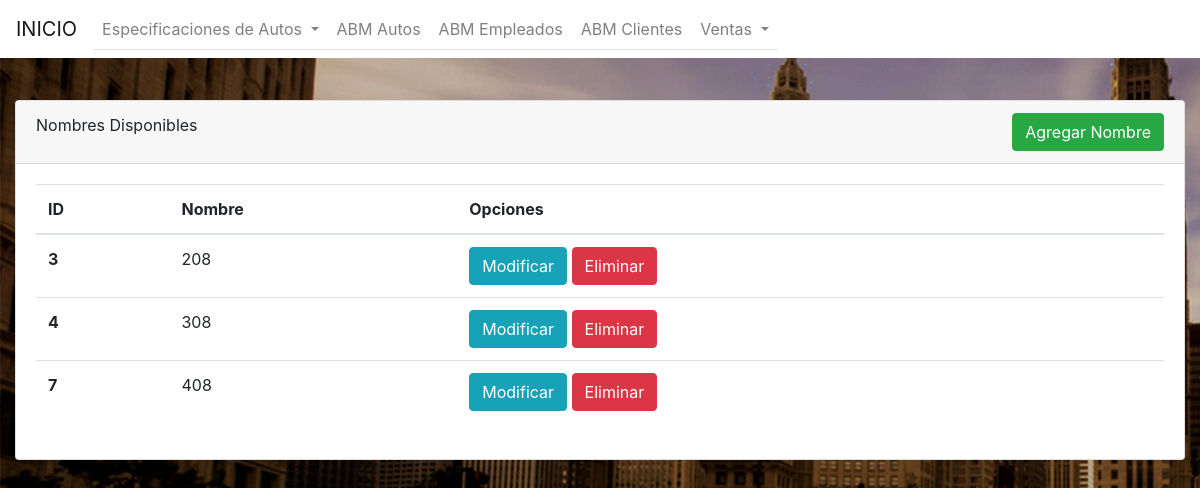
The page /nombre_autos_index.php on the database its author committed.
### tables this page shows
CREATE TABLE `nombre` (
  `id` int(40) NOT NULL,
  `nombre` varchar(45) NOT NULL
);

### nombre_autos_index.php (the view, shortened to what this page needs)
<!DOCTYPE html>
<html lang="en">
<head>
    <link rel="stylesheet" href="https://stackpath.bootstrapcdn.com/bootstrap/4.5.0/css/bootstrap.min.css">
    <nav class="navbar fixed-top navbar-expand-lg navbar-light bg-white">
        <a class="navbar-brand" href="index.php">INICIO</a>
        <div class="collapse navbar-collapse" id="navbarNav">
            <ul class="navbar-nav nav-tabs">
                <li class="nav-item dropdown">
                    <a class="nav-link dropdown-toggle" href="#" id="navbarDropdown" role="button" data-toggle="dropdown" aria-haspopup="true" aria-expanded="false">
                        Especificaciones de Autos
                    </a>
                </li>
                <li class="nav-item">
                    <a class="nav-link" href="autos_index.php">ABM Autos</a>
                </li>
                <li class="nav-item">
                    <a class="nav-link" href="empleado_index.php">ABM Empleados</a>
                </li>
                <li class="nav-item">
                    <a class="nav-link" href="cliente_index.php">ABM Clientes</a>
                </li>
                <li class="nav-item dropdown">
                    <a class="nav-link dropdown-toggle" href="#" id="navbarDropdown" role="button" data-toggle="dropdown" aria-haspopup="true" aria-expanded="false">
                        Ventas
                    </a>
                </li>
            </ul>
        </div>
    </nav>
</head>
<body style="background-image: url(background.jpg);">
    <div class="container-fluid" style="margin-top: 100px;">
        <div class="row justify-content-center">
            <div class="col">
                <div class="card">
                    <div class="card-header">
                        Nombres Disponibles
                        <a href="nombre_alta_form.php">
                            <button type="button" class="btn btn-success float-right">Agregar Nombre</button>
                        </a>
                    </div>
                    <div class="card-body">
                        <table class="table">
                            <thead>
                                <tr>
                                    <th scope="col">ID</th>
                                    <th scope="col">Nombre</th>
                                    <th scope="col">Opciones</th>
                                </tr>
                            </thead>
                            <tbody>
                                <?php
                                $conexion = mysqli_connect("localhost", "root", "", "concesionario") or die("Problemas con la conexión hacia la db.");
                                $registros = mysqli_query($conexion, "SELECT *
                          FROM nombre") or die("Problemas en el select:" . mysqli_error($conexion));
                                while ($reg =  mysqli_fetch_assoc($registros)) {
                                ?>
                                    <tr>
                                        <th scope="row"><?php echo $reg['id']; ?></th>
                                        <td><?php echo $reg['nombre']; ?></td>
                                        <td>
                                            <a href="nombre_alta_form_edit.php?id=<?php echo $reg['id'] ?>"><button type="button" class="btn btn-info">Modificar</button></a>
                                            <a href="nombre_autos_index.php?borrar=<?php echo $reg['id'] ?>"><button type="button" name="borrar" class="btn btn-danger">Eliminar</button></a>
                                        </td>
                                    </tr>
                                <?php
                                }
                                ?>
                            </tbody>
                        </table>
                    </div>
                </div>
            </div>
        </div>
    </div>
</body>
</html>

### rows shown on the page
nombre: id "3", nombre "208"
nombre: id "4", nombre "308"
nombre: id "7", nombre "408"
